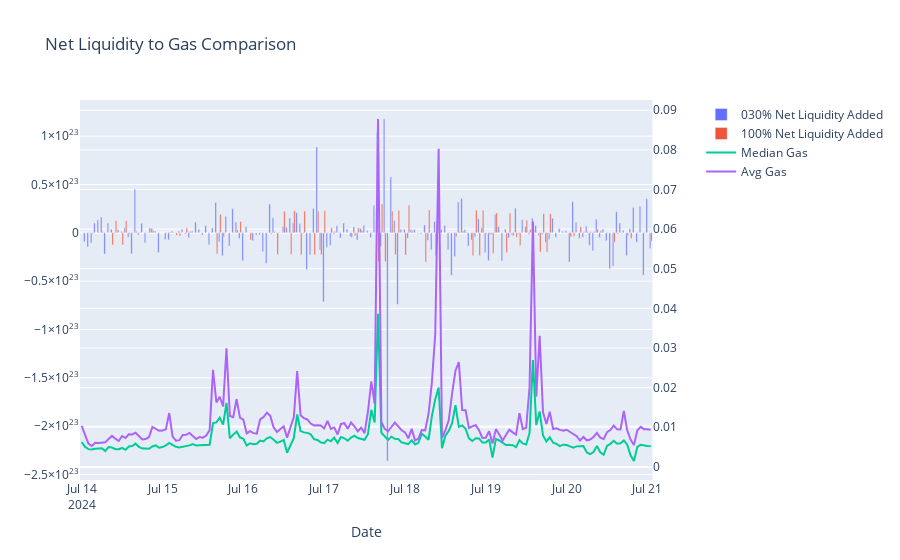

Notebook code for this chart:
### Code cell
weth_zro_net_liq_to_gas_fig = net_liq_to_gas_chart(weth_zro)

### Figure 1 — Plotly figure (JSON) as saved in the notebook; plotly's stock layout.template omitted (floating-point values rounded to 4 significant figures; data arrays with more than 128 entries replaced by an {"elided": "..."} marker saying what was removed)
{"data": [{"name": "030% Net Liquidity Added", "type": "bar", "x": {"elided": "170 str values"}, "xaxis": "x", "y": {"elided": "170 float values"}, "yaxis": "y"}, {"name": "100% Net Liquidity Added", "type": "bar", "x": {"elided": "170 str values"}, "xaxis": "x", "y": {"elided": "170 float values"}, "yaxis": "y"}, {"mode": "lines", "name": "Median Gas", "type": "scatter", "x": {"elided": "170 str values"}, "xaxis": "x", "y": {"elided": "170 float values"}, "yaxis": "y2"}, {"mode": "lines", "name": "Avg Gas", "type": "scatter", "x": {"elided": "170 str values"}, "xaxis": "x", "y": {"elided": "170 float values"}, "yaxis": "y2"}], "layout": {"barmode": "group", "title": {"text": "Net Liquidity to Gas Comparison"}, "xaxis": {"anchor": "y", "domain": [0, 0.94], "title": {"text": "Date"}}, "yaxis": {"anchor": "x", "domain": [0, 1]}, "yaxis2": {"anchor": "x", "overlaying": "y", "side": "right"}}}
